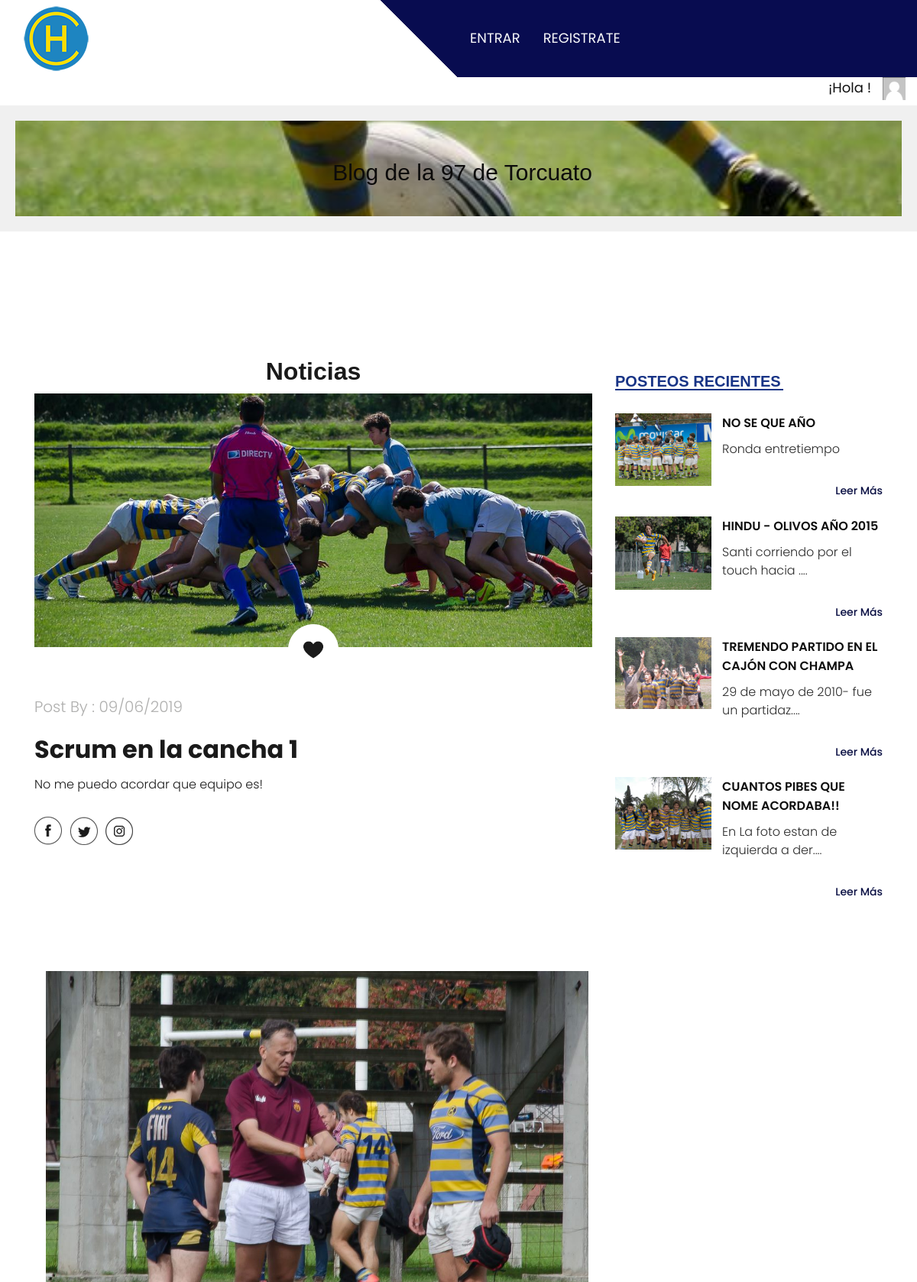
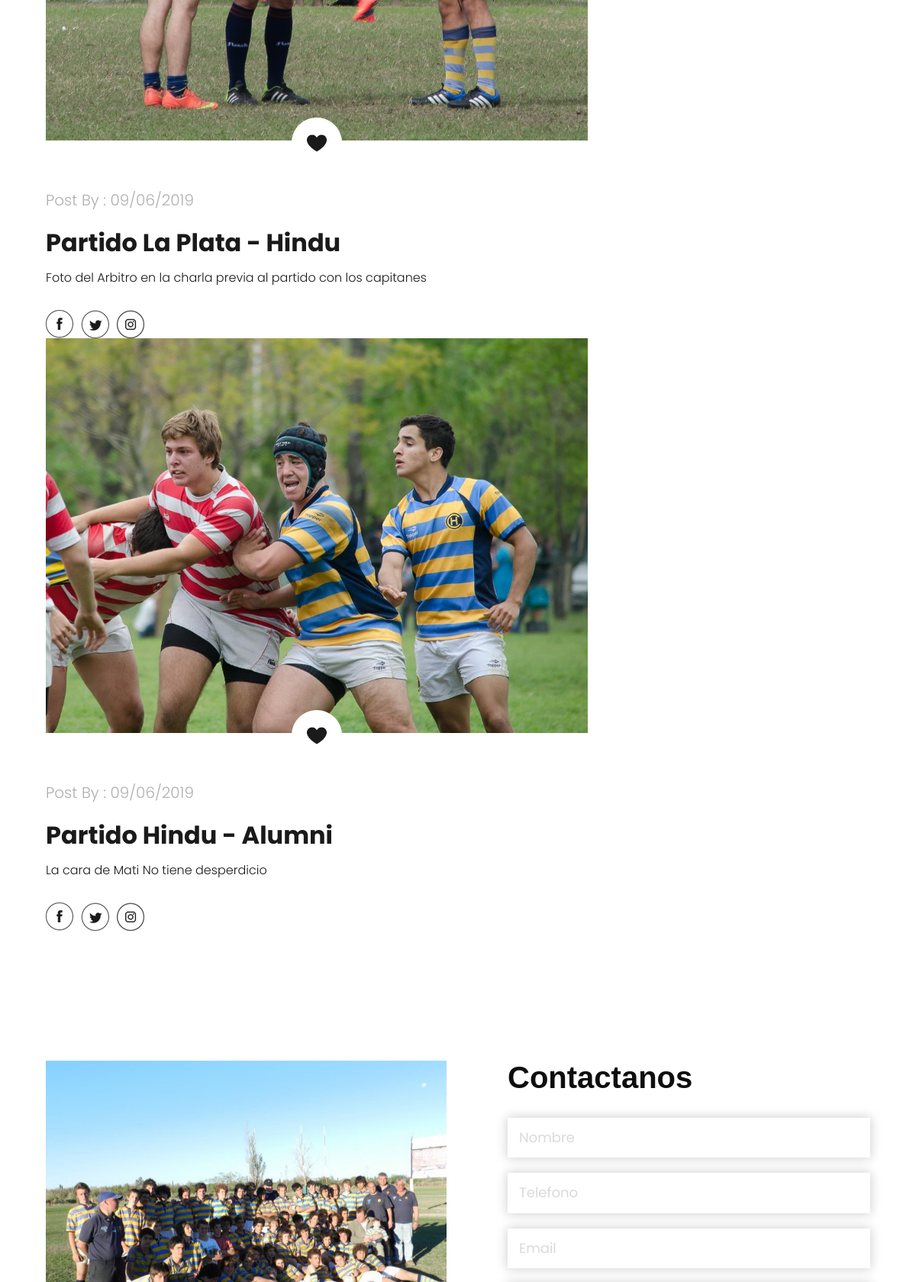
The page / (upper part) on the database its author committed (2 pictures, top to bottom).
### Entradas/models.py (models this page shows, shortened)
class Entrada(models.Model):
    titulo = models.CharField(max_length=160)
    subtitulo = models.CharField(max_length=150)
    contenido = models.TextField()
    fecha = models.DateTimeField(auto_now_add=True)
    autor = models.ForeignKey(User, on_delete=models.CASCADE)
    imagen = models.ImageField(upload_to='img/')  # Debes configurar la carga de archivos estáticos

### Inicio/views.py (the view)
# urls.py: path("",inicio,name="inicio"),
def inicio(request):
    avatar = obtenerAvatar(request)
    entradas_recientes = posteosRecientes()
    return render(request, 'Inicio/inicio.html', {"avatar": avatar, "entradas_recientes": entradas_recientes})

### Inicio/views.py (called while the page is built)
def obtenerAvatar(request):
    avatares=Avatar.objects.filter(user=request.user.id)
    if len(avatares)!=0:
        return avatares[0].imagen.url
    else:
        return "/media/avatars/avatarpordefecto.png"

def posteosRecientes():
    entradas_recientes = Entrada.objects.order_by('-id')[:4]  # Obtener las últimas 4 entradas (o las que desees)
    return entradas_recientes

### templates/Inicio/inicio.html
{% extends "padre.html" %}
{% load static %}
 {% block contenido-principal %}
 <div class="about_section layout_padding">
   <div class="container">
      <div class="row">
         <div class="col-lg-8 col-sm-12">
            <h1 class="most_text" style="text-align: center;">Noticias</h1>
                 <div class="about_img"><img src="{% static 'images/10452845_752173014831462_1916323651311923862_o.jpg' %}" type="image/jpg"></div>
                  <div class="like_icon"><img src="{% static 'images/like-icon.png' %}"></div>
                  <p class="post_text">Post By : 09/06/2019</p>
                  <h2 class="most_text">Scrum en la cancha 1 <br></h2>
                  <p class="lorem_text">No me puedo acordar que equipo es!</p>
                  <div class="social_icon_main">
                     <div class="social_icon">
                        <ul>
                           <li><a href="https://www.facebook.com/lanoventaysiete.detorcuato"><img src="{% static 'images/fb-icon.png' %}"></a></li>
                           <li><a href="#"><img src="{% static 'images/twitter-icon.png' %}"></a></li>
                           <li><a href="#"><img src="{% static 'images/instagram-icon.png' %}"></a></li>
                        </ul>
                     </div>
                  </div>
               </div>
            <div class="col-lg-4 col-sm-12">
               <div class="newsletter_main">
                  <h1 class="recent_taital">Posteos Recientes</h1>
                  {% for entrada in entradas_recientes %}
                  <div class="recent_box">
                     <div class="recent_left">
                        <div class="image_6"><img src="{{ entrada.imagen.url }}" alt="{{ entrada.titulo }}" type="image/jpg"></div>
                     </div>
                     <div class="recent_right">
                        <h3 class="consectetur_text">{{ entrada.titulo }}</h3>
                        <p class="dolor_text">{{ entrada.contenido|slice:":35" }}{% if entrada.contenido|length > 35 %}....{% endif %}
                           <div class="read_bt"><a href="{% url 'Entradas:entradadetalle' entrada.id %}" style="font-size: 14px;; margin-top: 5px;">Leer Más</a></div>
                        </p>
                     </div>
                  </div>
                  {% endfor %}
            </div>
         </div>
      </div>
 {% endblock %}
{% block contenido %}
   <div class="tu_clase">
    <img src="{% static 'images/13113011_1175025305875285_3659323548521853765_o.jpg' %}" alt="Descripción de la imagen">
  <div class="like_icon"><img src="{% static 'images/like-icon.png' %}"></div>
  <p class="post_text">Post By : 09/06/2019</p>
  <h2 class="most_text">Partido La Plata - Hindu <br></h2>
  <p class="lorem_text">Foto del Arbitro en la charla previa al partido con los capitanes</p>
  <div class="social_icon_main">
     <div class="social_icon">
        <ul>
           <li><a href="https://www.facebook.com/lanoventaysiete.detorcuato"><img src="{% static 'images/fb-icon.png' %}"></a></li>
           <li><a href="#"><img src="{% static 'images/twitter-icon.png' %}"></a></li>
           <li><a href="#"><img src="{% static 'images/instagram-icon.png' %}"></a></li>
        </ul>
     </div>
  </div>
</div>
<div class="tu_clase">
    <img src="{% static 'images/14590118_1306179902759824_1155919796548668201_o.jpg' %}" alt="Descripción de la imagen">
  <div class="like_icon"><img src="{% static 'images/like-icon.png' %}"></div>
  <p class="post_text">Post By : 09/06/2019</p>
  <h2 class="most_text">Partido Hindu - Alumni <br></h2>
  <p class="lorem_text">La cara de Mati No tiene desperdicio</p>
  <div class="social_icon_main">
     <div class="social_icon">
        <ul>
           <li><a href="https://www.facebook.com/lanoventaysiete.detorcuato"><img src="{% static 'images/fb-icon.png' %}"></a></li>
           <li><a href="#"><img src="{% static 'images/twitter-icon.png' %}"></a></li>
           <li><a href="#"><img src="{% static 'images/instagram-icon.png' %}"></a></li>
        </ul>
     </div>
  </div>
</div>
{% endblock %}

### static/css/style.css (style rules this page uses)
* { box-sizing: border-box !important; transition: ease all 0.5s; }
html { scroll-behavior: smooth; }
body { color: #666666; font-size: 14px; font-family: Poppins; line-height: 1.80857; font-weight: normal; overflow-x: hidden; }
a { color: #1f1f1f; text-decoration: none !important; outline: none !important; -webkit-transition: all .3s ease-in-out; -moz-transition: all .3s ease-in-out; -ms-transition: all .3s ease-in-out; -o-transition: all .3s ease-in-out; transition: all .3s ease-in-out; }
h1, h2, h3, h4, h5, h6 { letter-spacing: 0; font-weight: normal; position: relative; padding: 0 0 10px 0; font-weight: normal; line-height: normal; color: #111111; margin: 0 }
h1 { font-size: 24px }
h2 { font-size: 22px }
h3 { font-size: 18px }
*, *::after, *::before { -webkit-box-sizing: border-box; -moz-box-sizing: border-box; box-sizing: border-box; }
ul, li, ol { margin: 0px; padding: 0px; list-style: none; }
p { margin: 20px; font-weight: 300; font-size: 15px; line-height: 24px; }
a { color: #222222; text-decoration: none; outline: none !important; }
a, .btn { text-decoration: none !important; outline: none !important; -webkit-transition: all .3s ease-in-out; -moz-transition: all .3s ease-in-out; -ms-transition: all .3s ease-in-out; -o-transition: all .3s ease-in-out; transition: all .3s ease-in-out; }
img { max-width: 100%; height: auto; }
.layout_padding { padding-top: 90px; padding-bottom: 0px; }
.about_section { width: 100%; float: left; padding-top: 90px; }
.about_img { width: 100%; float: left; }
.like_icon { width: 100%; float: left; text-align: center; position: relative; bottom: 30px; }
.post_text { width: 100%; float: left; font-size: 20px; color: #afafae; margin: 0px; }
.most_text { width: 100%; float: left; font-size: 32px; color: #1a1a1a; padding-top: 20px; font-weight: bold; }
.lorem_text { width: 100%; float: left; font-size: 16px; color: #1a1a1a; margin: 0px; }
.social_icon_main { width: 100%; display: flex; }
.social_icon { width: 100%; float: left; padding-top: 30px; }
.social_icon ul { margin: 0px; padding: 0px; }
.social_icon li { float: left; padding-right: 10px; }
.read_bt { width: 150px; float: right; text-align: right; padding-top: 30px; }
.read_bt a { font-size: 18px; color: #090e42; font-weight: 500; }
.newsletter_main { width: 100%; float: left; padding-top: 40px; }
.recent_taital { width: 100%; float: left; font-size: 20px; font-weight: bold; color: #183486; text-transform: uppercase; }
.recent_taital::after { content: ''; position: absolute; background-color: #183486; width: 220px; height: 2px; left: 0px; right: initial; margin: 0 auto; bottom: 10px; }
.recent_box { width: 100%; float: left; padding-top: 20px; }
.recent_left { width: 40%; float: left; }
.recent_right { width: 60%; float: left; }
.image_6 { width: 90%; float: left; }
.consectetur_text { width: 100%; float: left; font-size: 16px; color: #0e0e0e; text-transform: uppercase; font-weight: 600; }
.dolor_text { width: 100%; float: left; font-size: 16px; color: #2b2b2b; margin: 0px; }

### rows shown on the page
Entrada: imagen (picture), titulo "NO SE QUE AÑO", contenido "Ronda entretiempo"
Entrada: imagen (picture), titulo "HINDU - OLIVOS AÑO 2015", contenido "Santi corriendo por el touch hacia"
Entrada: imagen (picture), titulo "TREMENDO PARTIDO EN EL CAJÓN CON CHAMPA", contenido "29 de mayo de 2010- fue un partidaz"
Entrada: imagen (picture), titulo "CUANTOS PIBES QUE NOME ACORDABA!!", contenido "En La foto estan de izquierda a der"
